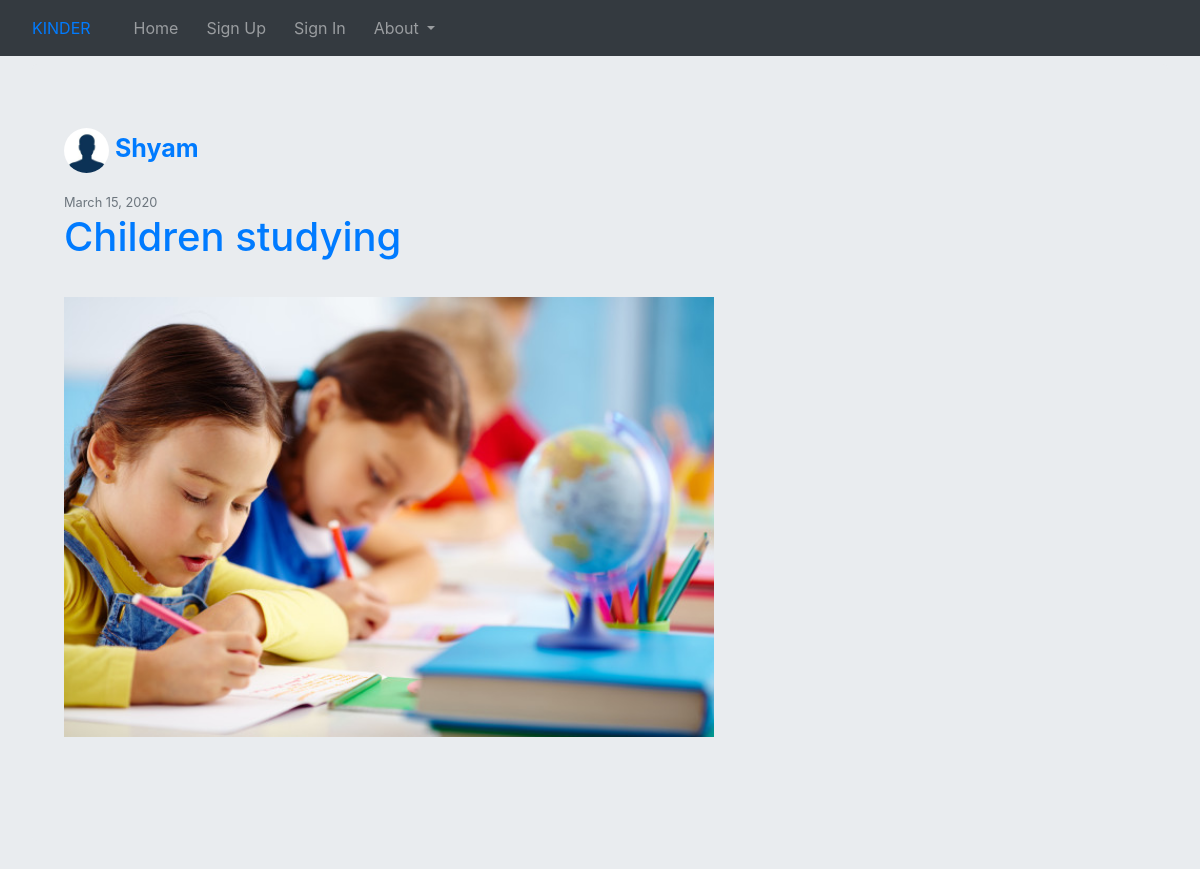
The page /home/post/30/ on the database its author committed.
### second/models.py (models this page shows, shortened)
class Post(models.Model):
    title = models.CharField(max_length=100)
    content = models.TextField(blank=True)
    photo = models.ImageField(upload_to='posts', blank=True)
    date_posted = models.DateTimeField(default=timezone.now)
    author = models.ForeignKey(User, on_delete=models.CASCADE)
    class Meta:
        ordering = ["-date_posted"]

class Profile(models.Model):
    user = models.OneToOneField(User, on_delete=models.CASCADE)
    image = models.ImageField(default='default.jpg', upload_to='profile_pics')

### second/views.py (the view)
# urls.py: path('post/<int:pk>/', PostDetailView.as_view(), name='post-detail'),
class PostDetailView(DetailView):
    model = Post
    template_name = 'post_detail.html'

### second/templates/post_detail.html (shortened to what this page needs)
{% extends "base1.html" %}
{% block base2 %}
<body class="jumbotron">
<div class="jumbotron">
    <div>
    <div name='posts'>
        <b><p style="font-size:25px;"><img class="rounded-circle account-img" src="{{ post.author.profile.image.url }}" height = "45px", width="45px">
        <a href="{% url 'user-posts' post.author.username %}">{{object.author}}</a></p></b>
        <small class = "text-muted">{{ post.date_posted|date:"F d, Y"}}</small>
        <div><a href="{% url 'post-detail' post.id %}">
                <h1>{{post.title}}</h1>
            </a>
        </div>
        <img id='posting' style="width: 650px; height: 500px;padding-top: 20px; padding-bottom: 40px;" src="/media/{{post.photo}}" onerror="this.style.display='none'">
        <br>
    </div>
    </div>
</div>
</body>
{% endblock %}

### rows shown on the page
Post: author.profile.image (placeholder picture), author "Shyam", date_posted "March 15, 2020", title "Children studying", photo (picture)
